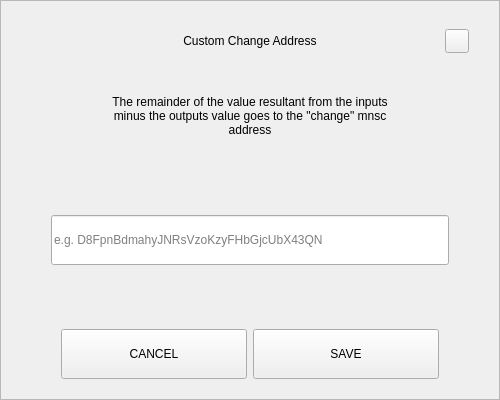
<?xml version="1.0" encoding="UTF-8"?>
<ui version="4.0">
 <class>SendChangeAddressDialog</class>
 <widget class="QDialog" name="SendChangeAddressDialog">
  <property name="geometry">
   <rect>
    <x>0</x>
    <y>0</y>
    <width>500</width>
    <height>400</height>
   </rect>
  </property>
  <property name="windowTitle">
   <string>Dialog</string>
  </property>
  <layout class="QVBoxLayout" name="verticalLayout">
   <property name="spacing">
    <number>0</number>
   </property>
   <property name="leftMargin">
    <number>0</number>
   </property>
   <property name="topMargin">
    <number>0</number>
   </property>
   <property name="rightMargin">
    <number>0</number>
   </property>
   <property name="bottomMargin">
    <number>0</number>
   </property>
   <item>
    <widget class="QFrame" name="frame">
     <property name="styleSheet">
      <string notr="true"/>
     </property>
     <property name="frameShape">
      <enum>QFrame::StyledPanel</enum>
     </property>
     <property name="frameShadow">
      <enum>QFrame::Raised</enum>
     </property>
     <layout class="QVBoxLayout" name="verticalLayout_2" stretch="0,0,0,0,0,0,0">
      <property name="spacing">
       <number>0</number>
      </property>
      <property name="leftMargin">
       <number>30</number>
      </property>
      <property name="topMargin">
       <number>20</number>
      </property>
      <property name="rightMargin">
       <number>30</number>
      </property>
      <property name="bottomMargin">
       <number>20</number>
      </property>
      <item>
       <layout class="QHBoxLayout" name="horizontalLayout_3">
        <property name="spacing">
         <number>0</number>
        </property>
        <item>
         <spacer name="horizontalSpacer_2">
          <property name="orientation">
           <enum>Qt::Horizontal</enum>
          </property>
          <property name="sizeHint" stdset="0">
           <size>
            <width>40</width>
            <height>20</height>
           </size>
          </property>
         </spacer>
        </item>
        <item>
         <widget class="QLabel" name="labelTitle">
          <property name="minimumSize">
           <size>
            <width>0</width>
            <height>40</height>
           </size>
          </property>
          <property name="maximumSize">
           <size>
            <width>16777215</width>
            <height>40</height>
           </size>
          </property>
          <property name="styleSheet">
           <string notr="true">padding-left:24px;</string>
          </property>
          <property name="text">
           <string>Custom Change Address</string>
          </property>
          <property name="alignment">
           <set>Qt::AlignCenter</set>
          </property>
          <property name="margin">
           <number>7</number>
          </property>
         </widget>
        </item>
        <item>
         <spacer name="horizontalSpacer">
          <property name="orientation">
           <enum>Qt::Horizontal</enum>
          </property>
          <property name="sizeHint" stdset="0">
           <size>
            <width>40</width>
            <height>20</height>
           </size>
          </property>
         </spacer>
        </item>
        <item>
         <widget class="QPushButton" name="btnEsc">
          <property name="minimumSize">
           <size>
            <width>24</width>
            <height>24</height>
           </size>
          </property>
          <property name="maximumSize">
           <size>
            <width>24</width>
            <height>24</height>
           </size>
          </property>
          <property name="focusPolicy">
           <enum>Qt::NoFocus</enum>
          </property>
          <property name="text">
           <string/>
          </property>
         </widget>
        </item>
       </layout>
      </item>
      <item>
       <spacer name="verticalSpacer_2">
        <property name="orientation">
         <enum>Qt::Vertical</enum>
        </property>
        <property name="sizeType">
         <enum>QSizePolicy::Fixed</enum>
        </property>
        <property name="sizeHint" stdset="0">
         <size>
          <width>20</width>
          <height>20</height>
         </size>
        </property>
       </spacer>
      </item>
      <item alignment="Qt::AlignHCenter">
       <widget class="QLabel" name="labelMessage">
        <property name="minimumSize">
         <size>
          <width>0</width>
          <height>70</height>
         </size>
        </property>
        <property name="text">
         <string>The remainder of the value resultant from the inputs minus the outputs value goes to the &quot;change&quot; mnsc address</string>
        </property>
        <property name="alignment">
         <set>Qt::AlignCenter</set>
        </property>
        <property name="wordWrap">
         <bool>true</bool>
        </property>
       </widget>
      </item>
      <item>
       <spacer name="verticalSpacer_3">
        <property name="orientation">
         <enum>Qt::Vertical</enum>
        </property>
        <property name="sizeHint" stdset="0">
         <size>
          <width>20</width>
          <height>40</height>
         </size>
        </property>
       </spacer>
      </item>
      <item>
       <layout class="QHBoxLayout" name="horizontalLayout_2">
        <property name="spacing">
         <number>0</number>
        </property>
        <property name="leftMargin">
         <number>20</number>
        </property>
        <property name="rightMargin">
         <number>20</number>
        </property>
        <item>
         <widget class="QLineEdit" name="lineEditAddress">
          <property name="minimumSize">
           <size>
            <width>0</width>
            <height>50</height>
           </size>
          </property>
          <property name="placeholderText">
           <string notr="true">e.g. D8FpnBdmahyJNRsVzoKzyFHbGjcUbX43QN</string>
          </property>
         </widget>
        </item>
       </layout>
      </item>
      <item>
       <spacer name="verticalSpacer">
        <property name="orientation">
         <enum>Qt::Vertical</enum>
        </property>
        <property name="sizeHint" stdset="0">
         <size>
          <width>20</width>
          <height>40</height>
         </size>
        </property>
       </spacer>
      </item>
      <item>
       <layout class="QHBoxLayout" name="horizontalLayout" stretch="2,2">
        <property name="spacing">
         <number>6</number>
        </property>
        <property name="leftMargin">
         <number>30</number>
        </property>
        <property name="rightMargin">
         <number>30</number>
        </property>
        <item>
         <widget class="QPushButton" name="btnCancel">
          <property name="minimumSize">
           <size>
            <width>180</width>
            <height>50</height>
           </size>
          </property>
          <property name="focusPolicy">
           <enum>Qt::NoFocus</enum>
          </property>
          <property name="text">
           <string>CANCEL</string>
          </property>
         </widget>
        </item>
        <item>
         <widget class="QPushButton" name="btnSave">
          <property name="minimumSize">
           <size>
            <width>180</width>
            <height>50</height>
           </size>
          </property>
          <property name="focusPolicy">
           <enum>Qt::NoFocus</enum>
          </property>
          <property name="text">
           <string>SAVE</string>
          </property>
         </widget>
        </item>
       </layout>
      </item>
     </layout>
    </widget>
   </item>
  </layout>
 </widget>
 <resources/>
 <connections/>
</ui>
